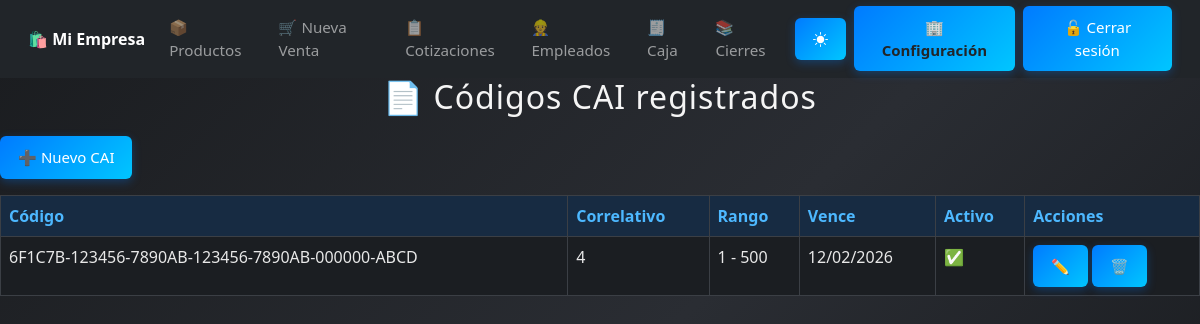
/cai/ (signed in), run on an earlier commit of the app's database.
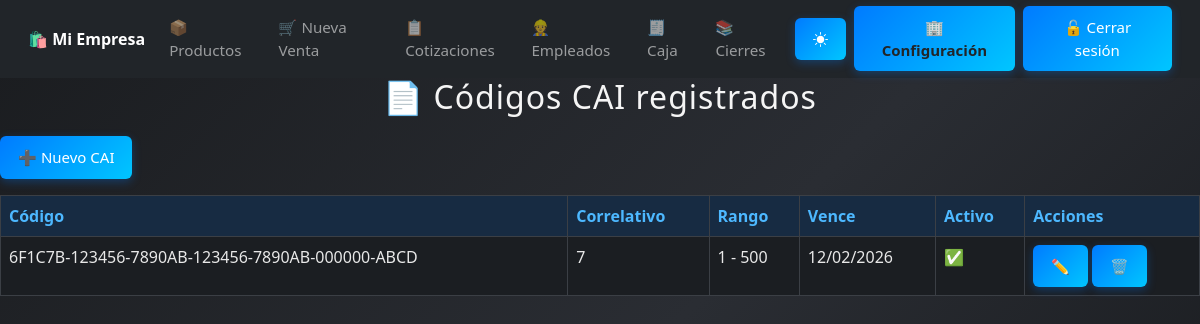
And on a later commit of the database.
### cai/models.py (models this page shows, shortened)
class Cai(models.Model):
    codigo = models.CharField("Código CAI", max_length=50, unique=True)
    prefijo = models.CharField("Prefijo SAR", max_length=20, blank=True, null=True)
    rango_inicial = models.PositiveIntegerField("Correlativo inicial")
    rango_final = models.PositiveIntegerField("Correlativo final")
    correlativo_actual = models.PositiveIntegerField("Siguiente correlativo")
    fecha_limite = models.DateField("Fecha límite de emisión")
    activo = models.BooleanField("Activo", default=True)

### cai/views.py (the view)
# urls.py: path('', views.listar_cai, name='listar_cai'),
@login_required
@requiere_modulo('mod_cai')
@permission_required('cai.view_cai')
def listar_cai(request):
    cais = Cai.objects.all().order_by('-activo', 'fecha_limite')
    return render(request, 'cai/listar_cai.html', {'cais': cais})

### core/context_processors.py (called while the page is built)
def empresa_config(request):
    empresa = EmpresaConfig.objects.first()
    if not empresa:
        empresa = EmpresaConfig.objects.create(
            nombre="Mi Empresa",
            rtn="",
            direccion="",
        )
    return {"empresa": empresa}

def modulos_config(request):
    modulos = ModuloConfig.objects.first()
    if not modulos:
        modulos = ModuloConfig.objects.create()
    return {"modulos": modulos}

### cai/templates/cai/listar_cai.html (shortened to what this page needs)
{% extends 'base.html' %}
{% block content %}
  <h2>📄 Códigos CAI registrados</h2>
  <a href="{% url 'cai:crear_cai' %}" class="btn btn-success mb-3">➕ Nuevo CAI</a>
  <table class="table table-bordered">
    <thead>
      <tr>
        <th>Código</th>
        <th>Correlativo</th>
        <th>Rango</th>
        <th>Vence</th>
        <th>Activo</th>
        <th>Acciones</th>
      </tr>
    </thead>
    <tbody>
      {% for cai in cais %}
        <tr>
          <td>{{ cai.codigo }}</td>
          <td>{{ cai.correlativo_actual }}</td>
          <td>{{ cai.rango_inicial }} - {{ cai.rango_final }}</td>
          <td>{{ cai.fecha_limite|date:"d/m/Y" }}</td>
          <td>{{ cai.activo|yesno:"✅,❌" }}</td>
          <td>
            <a href="{% url 'cai:editar_cai' cai.id %}" class="btn btn-sm btn-warning">✏️</a>
            <a href="{% url 'cai:eliminar_cai' cai.id %}"
           class="btn btn-sm btn-danger"
           onclick="return confirm('⚠️ ¿Estás seguro que deseas eliminar este CAI? Esta acción no se puede deshacer.')">
           🗑️
            </a>
          </td>
        </tr>
      {% empty %}
        <tr><td colspan="6">No hay CAIs registrados.</td></tr>
      {% endfor %}
    </tbody>
  </table>
{% endblock %}

What changed in the data, as far as the page shows it:
changed Cai "6F1C7B-123456-7890AB-123456-7890AB-000000-ABCD": correlativo_actual "4" → "7"
